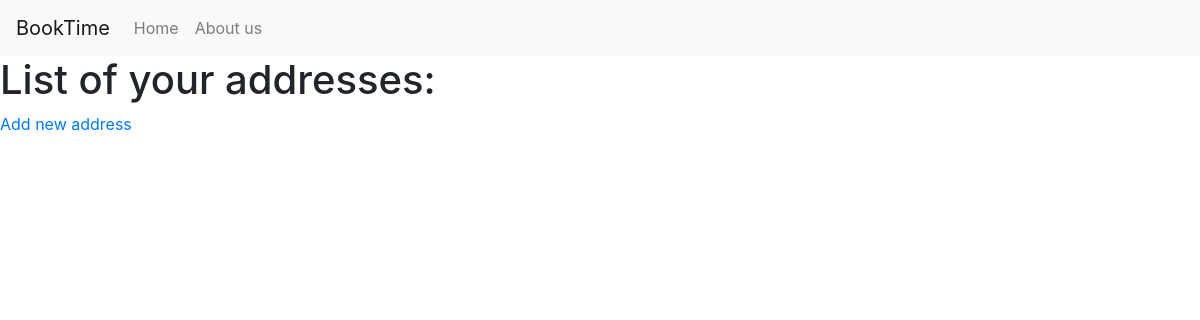
/address/ (signed in), run on an earlier commit of the app's database.
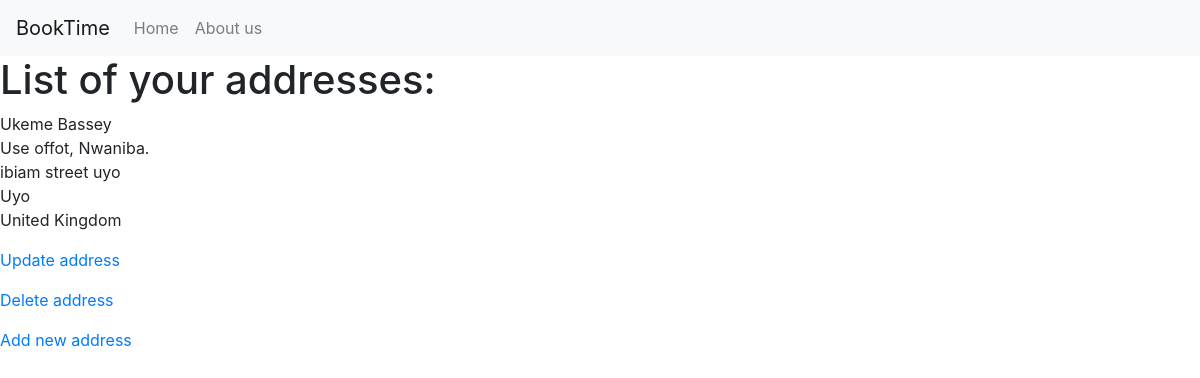
And on a later commit of the database.
### main/models.py (models this page shows, shortened)
class Address(models.Model):
	SUPPORTED_COUNTRIES = (
		('uk', 'United Kingdom'),
		('us', 'United States of America'),
	)
	user = models.ForeignKey(User, on_delete=models.CASCADE)
	name = models.CharField(max_length=60)
	address1 = models.CharField('Address line 1', max_length=60)
	address2 = models.CharField(
		'Address line 2',
		max_length=60,
		blank=True
	)
	zip_code = models.CharField(
		'ZIP / Postal code',
		max_length=12
	)
	city = models.CharField(max_length=60)
	country = models.CharField(
		max_length=3, choices=SUPPORTED_COUNTRIES
	)

### main/views.py (the view)
# urls.py: path('address/', views.AddressListView.as_view(), name='address_list'),
class AddressListView(LoginRequiredMixin, ListView):
	model = models.Address
	def get_queryset(self):
		return self.model.objects.filter(user=self.request.user)

### main/templates/main/address_list.html (shortened to what this page needs)
{% extends 'base.html' %}
{% block content %}
	<h1>List of your addresses:</h1>
	{% for address in object_list %}
		<p>
			{{address.name}}<br>
			{{address.address1}}<br>
			{{address.address2}}<br>
			{{address.city}}<br>
			{{address.get_country_display}}<br>
		</p>
		<p>
			<a href="{% url 'address_update' address.id %}">Update address</a>
		</p>
		<p>
			<a href="{% url 'address_delete' address.id %}">Delete address</a>
		</p>
	{% endfor %}
	<p>
		<a href="{% url 'address_create' %}">Add new address</a>
	</p>
{% endblock content %}

### main/templates/base.html (shortened to what this page needs)
{% load static %}
<!DOCTYPE html>
<html>
<head>
	<link rel="stylesheet" type="text/css" href="{% static 'css/bootstrap.min.css' %}">
</head>
<body>
	<nav class="navbar navbar-expand-lg navbar-light bg-light">
		<a href="/" class="navbar-brand">BookTime</a>
		<div class="collapse navbar-collapse" id="navbarSupportedContent">
			<ul class="navbar-nav mr-auto">
				<li class="nav-item {% if request.path == '/' %}active{% endif %}">
					<a href="/" class="nav-link">Home</a>
				</li>
				<li class="nav-item {% if request.path == '/about-us' %}active{% endif %}">
					<a href="/about-us" class="nav-link">About us</a>
				</li>
			</ul>
		</div>
	</nav>
	{% block content %}
	{% endblock content %}
</body>
</html>

What changed in the data, as far as the page shows it:
added Address: name "Ukeme Bassey", address1 "Use offot, Nwaniba.", address2 "ibiam street uyo", city "Uyo", country "United Kingdom"
